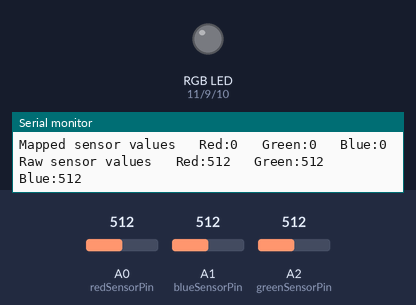
A sketch run on a simulated Arduino Uno, built with avr-gcc and run on an emulated ATmega328P. On the bench: an RGB LED mixed from three pins (HIGH = lit), the last lines printed to the serial monitor. The inputs (shaded band) are chosen by the test bench; at power-on: A0 (redSensorPin) = 512, A1 (blueSensorPin) = 512, A2 (greenSensorPin) = 512. Dim RGB values are drawn brighter than linear.

Above: at 1.2 s.
1.3 s: A0 (redSensorPin) set to 240
At 2.1 s:
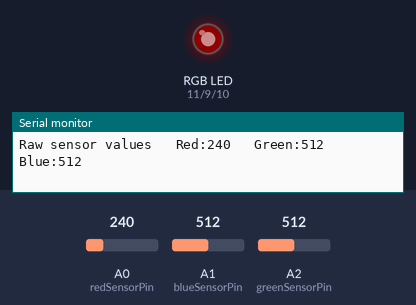
2.8 s: A1 (blueSensorPin) set to 122
At 3.3 s:
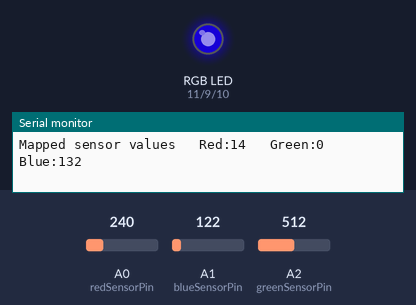
4.4 s: A2 (greenSensorPin) set to 240
At 5.7 s:
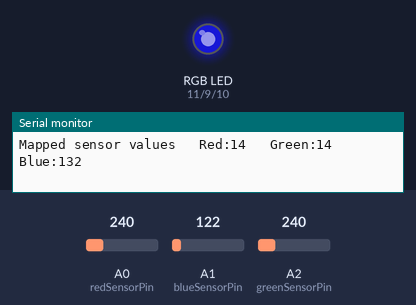
6.0 s: A1 (blueSensorPin) set to 0
At 7.3 s:
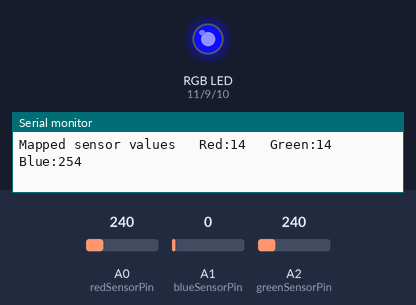
7.6 s: A0 (redSensorPin) set to 122
At 8.9 s:
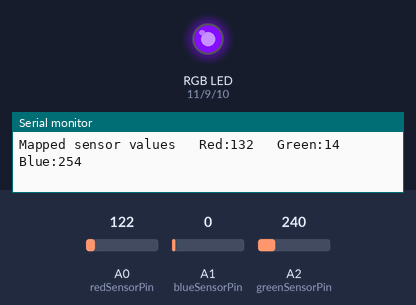
9.2 s: A2 (greenSensorPin) set to 122
At 10.2 s:
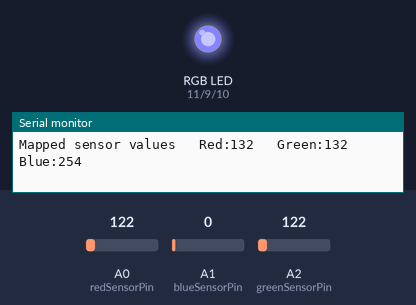
Timing chart, 0 to 11.8 s (numbered marks = the images above; inputs shaded):
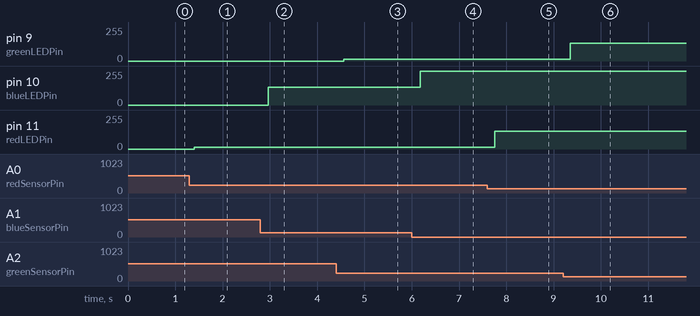

The sketch:

DarkSensingLight.ino
```cpp
//Dark-sensing light

const int greenLEDPin = 9;
const int blueLEDPin = 10;
const int redLEDPin = 11;


const int greenSensorPin = A2;
const int blueSensorPin = A1;
const int redSensorPin = A0;

int redValue = 0;
int greenValue = 0;
int blueValue = 0;

int redSensorValue = 0;
int greenSensorValue = 0;
int blueSensorValue = 0;

void setup(){
  Serial.begin(9600);

  pinMode(greenLEDPin,OUTPUT);
  pinMode(redLEDPin,OUTPUT);
  pinMode(blueLEDPin, OUTPUT);
}

void loop(){
  redSensorValue = analogRead(redSensorPin);
  delay(5);
  greenSensorValue = analogRead(greenSensorPin);
  delay(5);
  blueSensorValue = analogRead(blueSensorPin);
  delay(5);

  Serial.print("\nRaw sensor values\t Red:");
  Serial.print(redSensorValue);
  Serial.print("\t Green:");
  Serial.print(greenSensorValue);
  Serial.print("\t Blue:");
  Serial.print(blueSensorValue);

  if(redSensorValue >= 400){
    redValue = 0;
  }
  else if(redSensorValue >= 250){
    redValue = 1;
  }
  else{
    redValue = 254 - redSensorValue;
  }


  if(greenSensorValue >= 400){
    greenValue = 0;
  }
  else if(greenSensorValue >= 250){
    greenValue = 1;
  }
  else{
    greenValue = 254 - greenSensorValue;
  }


  if(blueSensorValue >= 400){
    blueValue = 0;
  }
  else if(blueSensorValue >= 250){
    blueValue = 1;
  }
  else{
    blueValue = 254 - blueSensorValue;
  }


  Serial.print("\nMapped sensor values\t Red:");
  Serial.print(redValue);
  Serial.print("\t Green:");
  Serial.print(greenValue);
  Serial.print("\t Blue:");
  Serial.print(blueValue);

  analogWrite(redLEDPin, redValue);
  analogWrite(greenLEDPin, greenValue);
  analogWrite(blueLEDPin, blueValue);

}
```

Measured:
- after the input at 1.3 s, pin 11 (redLEDPin): 0/255 → 14/255 after 0.10 s
- after the input at 2.8 s, pin 10 (blueLEDPin): 0/255 → 132/255 after 0.17 s
- after the input at 4.4 s, pin 9 (greenLEDPin): 0/255 → 14/255 after 0.16 s
- after the input at 6.0 s, pin 10 (blueLEDPin): 132/255 → 254/255 after 0.18 s
- after the input at 7.6 s, pin 11 (redLEDPin): 14/255 → 132/255 after 0.16 s
- after the input at 9.2 s, pin 9 (greenLEDPin): 14/255 → 132/255 after 0.16 s
